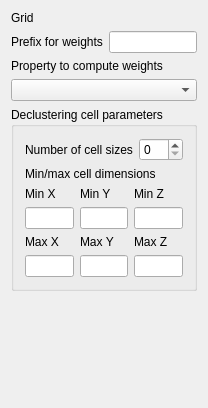
<?xml version="1.0" encoding="UTF-8"?>
<ui version="4.0">
 <class>Declus</class>
 <widget class="QWidget" name="Declus">
  <property name="enabled">
   <bool>true</bool>
  </property>
  <property name="geometry">
   <rect>
    <x>0</x>
    <y>0</y>
    <width>208</width>
    <height>408</height>
   </rect>
  </property>
  <property name="windowTitle">
   <string>Cell Declustering</string>
  </property>
  <property name="AlgorithmCategory" stdset="0">
   <string>Utilities</string>
  </property>
  <property name="AlgorithmDescription" stdset="0">
   <string>Cell Declustering</string>
  </property>
  <layout class="QVBoxLayout" name="verticalLayout_3">
   <item>
    <layout class="QHBoxLayout" name="horizontalLayout_2">
     <item>
      <widget class="QLabel" name="textLabel1_3_3">
       <property name="text">
        <string>Grid</string>
       </property>
       <property name="wordWrap">
        <bool>false</bool>
       </property>
      </widget>
     </item>
     <item>
      <widget class="GridSelector" name="grid_name"/>
     </item>
    </layout>
   </item>
   <item>
    <layout class="QHBoxLayout" name="horizontalLayout_3">
     <item>
      <widget class="QLabel" name="textLabel1_3">
       <property name="text">
        <string>Prefix for weights</string>
       </property>
       <property name="wordWrap">
        <bool>false</bool>
       </property>
      </widget>
     </item>
     <item>
      <widget class="QLineEdit" name="weight_prefix"/>
     </item>
    </layout>
   </item>
   <item>
    <layout class="QVBoxLayout" name="verticalLayout_2">
     <item>
      <widget class="QLabel" name="textLabel1_3_4">
       <property name="text">
        <string>Property to compute weights</string>
       </property>
       <property name="wordWrap">
        <bool>false</bool>
       </property>
      </widget>
     </item>
     <item>
      <widget class="SinglePropertySelector" name="property_name"/>
     </item>
    </layout>
   </item>
   <item>
    <widget class="QGroupBox" name="groupBox">
     <property name="title">
      <string>Declustering cell parameters</string>
     </property>
     <layout class="QVBoxLayout" name="verticalLayout">
      <item>
       <layout class="QHBoxLayout" name="horizontalLayout">
        <item>
         <widget class="QLabel" name="label">
          <property name="text">
           <string>Number of cell sizes</string>
          </property>
         </widget>
        </item>
        <item>
         <widget class="QSpinBox" name="ncells"/>
        </item>
       </layout>
      </item>
      <item>
       <widget class="QLabel" name="label_8">
        <property name="text">
         <string>Min/max cell dimensions</string>
        </property>
       </widget>
      </item>
      <item>
       <layout class="QGridLayout" name="gridLayout">
        <item row="0" column="0">
         <widget class="QLabel" name="label_2">
          <property name="text">
           <string>Min X</string>
          </property>
         </widget>
        </item>
        <item row="0" column="1">
         <widget class="QLabel" name="label_3">
          <property name="text">
           <string>Min Y</string>
          </property>
         </widget>
        </item>
        <item row="0" column="2">
         <widget class="QLabel" name="label_4">
          <property name="text">
           <string>Min Z</string>
          </property>
         </widget>
        </item>
        <item row="1" column="0">
         <widget class="QLineEdit" name="min_dimx"/>
        </item>
        <item row="1" column="1">
         <widget class="QLineEdit" name="min_dimy"/>
        </item>
        <item row="1" column="2">
         <widget class="QLineEdit" name="min_dimz"/>
        </item>
       </layout>
      </item>
      <item>
       <layout class="QGridLayout" name="gridLayout_2">
        <item row="0" column="0">
         <widget class="QLabel" name="label_5">
          <property name="text">
           <string>Max X</string>
          </property>
         </widget>
        </item>
        <item row="0" column="1">
         <widget class="QLabel" name="label_6">
          <property name="text">
           <string>Max Y</string>
          </property>
         </widget>
        </item>
        <item row="0" column="2">
         <widget class="QLabel" name="label_7">
          <property name="text">
           <string>Max Z</string>
          </property>
         </widget>
        </item>
        <item row="1" column="0">
         <widget class="QLineEdit" name="max_dimx"/>
        </item>
        <item row="1" column="1">
         <widget class="QLineEdit" name="max_dimy"/>
        </item>
        <item row="1" column="2">
         <widget class="QLineEdit" name="max_dimz"/>
        </item>
       </layout>
      </item>
     </layout>
    </widget>
   </item>
   <item>
    <spacer name="verticalSpacer">
     <property name="orientation">
      <enum>Qt::Vertical</enum>
     </property>
     <property name="sizeHint" stdset="0">
      <size>
       <width>20</width>
       <height>92</height>
      </size>
     </property>
    </spacer>
   </item>
  </layout>
 </widget>
 <layoutdefault spacing="6" margin="11"/>
 <pixmapfunction>qPixmapFromMimeSource</pixmapfunction>
 <customwidgets>
  <customwidget>
   <class>SinglePropertySelector</class>
   <extends>QComboBox</extends>
   <header>GsTLAppli/extra/qtplugins/selectors.h</header>
  </customwidget>
  <customwidget>
   <class>GridSelector</class>
   <extends>QWidget</extends>
   <header>GsTLAppli/extra/qtplugins/selectors.h</header>
  </customwidget>
 </customwidgets>
 <includes>
  <include location="local">propertyselector.h</include>
  <include location="local">gstlgroupbox.h</include>
  <include location="local">gstlgroupbox.h</include>
  <include location="local">gstlgroupbox.h</include>
  <include location="local">gstlgroupbox.h</include>
  <include location="local">ellipsoidinput.h</include>
  <include location="local">gstl_table.h</include>
  <include location="local">gstl_table.h</include>
  <include location="local">gstlgroupbox.h</include>
  <include location="local">filechooser.h</include>
  <include location="local">gstlgroupbox.h</include>
  <include location="local">gstlgroupbox.h</include>
  <include location="local">gstlgroupbox.h</include>
 </includes>
 <resources/>
 <connections/>
 <buttongroups>
  <buttongroup name="buttonGroup"/>
 </buttongroups>
</ui>
